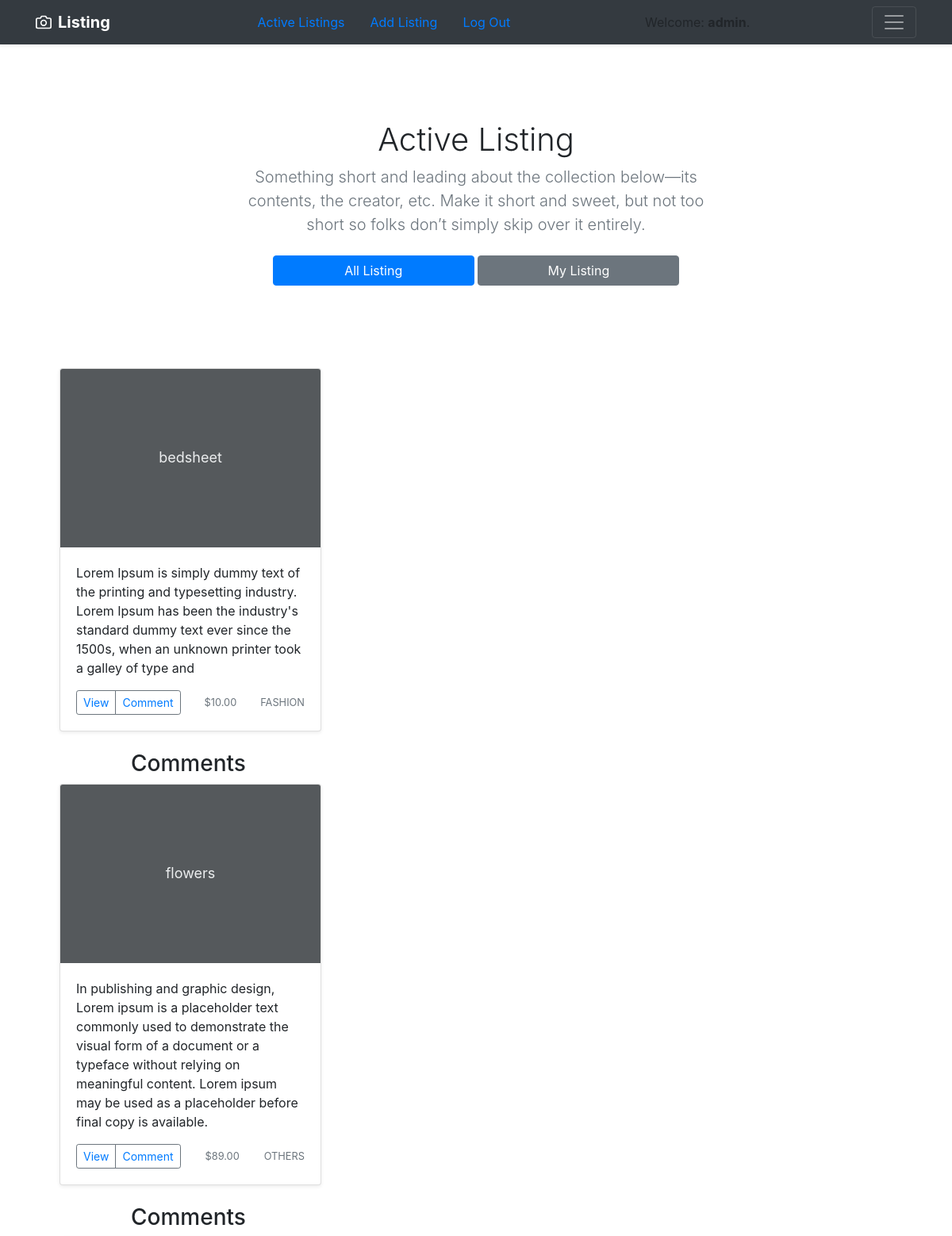
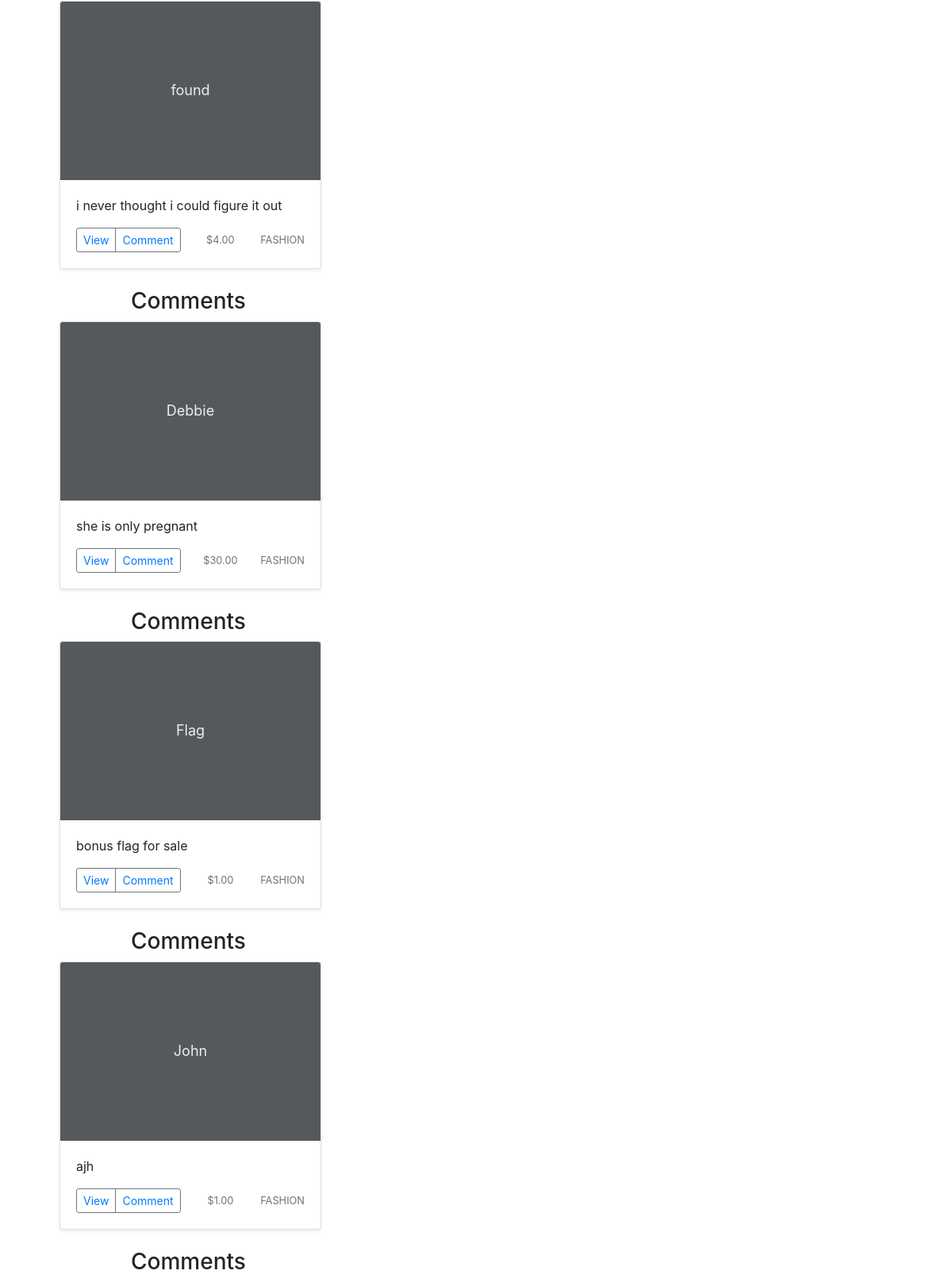
Page /auctions/ (signed in) on the committed database (2 pictures, top to bottom).
### auctions/models.py (models this page shows, shortened)
class User(AbstractUser):  # Have a default user table setup for me
    is_student = models.BooleanField(default=False)

class Listing(models.Model):
    title = models.CharField(max_length=50)  # max_length required
    startbidprice = models.DecimalField(decimal_places=2, max_digits=1000)
    description = models.TextField(blank=True, null=True)
    category = models.CharField(choices=CATEGORIES, max_length=10, default=7)
    quantity = models.IntegerField(default=1)

### auctions/views.py (the view)
# urls.py: path("", views.index, name="index"),
def index(request):
    if not request.user.is_authenticated:
        return HttpResponseRedirect(reverse("login"))
    listing = Listing.objects.all()
    comment = Comment.objects.all()
    return render(request, "auctions/index.html", {
        "listing": listing,
        "comment": comment
    })

### auctions/templates/auctions/index.html (shortened to what this page needs)
{% extends "auctions/layout.html" %}
{% block body %}
<div class="container">
  {% block main %}
  {% for item in listing %}
  <div class="container">
    <div class="col-md-4">
      <div class="card mb-4 shadow-sm">
        <svg class="bd-placeholder-img card-img-top" width="100%" height="225" xmlns="http://www.w3.org/2000/svg"
          preserveAspectRatio="xMidYMid slice" focusable="false" role="img" aria-label="Placeholder: Thumbnail">
          <title>Placeholder</title>
          <rect width="100%" height="100%" fill="#55595c" /><text x="50%" y="50%" fill="#eceeef"
            dy=".3em">{{ item.title }}</text>
        </svg>
        <div class="card-body">{{ item.description }}</p>
          <div class="d-flex justify-content-between align-items-center">
            <div class="btn-group">
              <button type="button" class="btn btn-sm btn-outline-secondary"><a class="bid-btn"
                  href="{% url 'view' item.id %}">View</a></button>
              <button type="button" class="btn btn-sm btn-outline-secondary"><a
                  href="{% url 'comment' item.id %}">Comment
                </a></button>
            </div>
            <small class="text-muted">${{ item.startbidprice }}</small>
            <small class="text-muted">{{ item.category }}</small>
          </div>
        </div>
      </div>
    </div>
  </div>
  <div class="container">
    <div class="container col-md-10">
      {% block comment %}
      <h3>Comments</h3>
      {% endblock %}
    </div>
  </div>
  {% empty %}
  No Listing
  {% endfor %}
  {% endblock %}
</div>
{% endblock %}

### auctions/templates/auctions/layout.html (shortened to what this page needs)
{% load static %}
<!DOCTYPE html>
<html lang="en">
<head>
  <link rel="stylesheet" href="https://stackpath.bootstrapcdn.com/bootstrap/4.4.1/css/bootstrap.min.css"
>
  <link href="{% static 'auctions/styles.css' %}" rel="stylesheet">
  <link rel="stylesheet" href="https://stackpath.bootstrapcdn.com/bootstrap/4.4.1/css/bootstrap.min.css"
>
  <link href="{% static 'auctions/styles.css' %}" rel="stylesheet">
<body>
  <header>
    <div class="navbar navbar-dark bg-dark shadow-sm">
      <div class="container d-flex justify-content-between">
        <a href="{% url 'index' %}" class="navbar-brand d-flex align-items-center">
          <strong>Listing</strong>
        </a>
        <ul class="nav">
          <li class="nav-item">
            <a class="nav-link" href="{% url 'index' %}">Active Listings</a>
          </li>
          {% if user.is_authenticated %}
          <li class="nav-item">
            <a class="nav-link" href="{% url 'add' %}">Add Listing</a>
          </li>
          <li class="nav-item">
            <a class="nav-link" href="{% url 'logout' %}">Log Out</a>
          </li>
          {% endif %}
        </ul>
        <div>
          {% if user.is_authenticated %}
          Welcome: <strong>{{ user.username }}</strong>.
          {% else %}
          Not signed in.
          {% endif %}
        </div>
        <button class="navbar-toggler" type="button" data-toggle="collapse" data-target="#navbarHeader"
          aria-controls="navbarHeader" aria-expanded="false" aria-label="Toggle navigation">
          <span class="navbar-toggler-icon"></span>
        </button>
      </div>
    </div>
  </header>
  <main role="main">
    <section class="jumbotron text-center">
      <div class="container">
        <h1 class="my-10">Active Listing </h1>
        <p class="lead text-muted">Something short and leading about the collection below—its contents, the creator,
          etc.
          Make it short and sweet, but not too short so folks don’t simply skip over it entirely.</p>
        <p>
          <a href="{% url 'index' %}" class="btn btn-primary my-2 col-md-5">All Listing</a>
          <a href="#" class="btn btn-secondary my-2 col-md-5">My Listing</a>
        </p>
      </div>
    </section>
  </main>
  {% block body %}{% endblock %}
</body>
</html>

### auctions/static/auctions/styles.css (style rules this page uses)
body { padding: 0px; }
.jumbotron { padding-top: 1rem; padding-bottom: 1rem; margin-bottom: 0; background-color: #fff; }
@media (min-width: 768px) { .jumbotron { padding-top: 6rem; padding-bottom: 6rem; } }
.jumbotron p:last-child { margin-bottom: 0; }
.jumbotron h1 { font-weight: 300; }
.jumbotron .container { max-width: 40rem; }
.navbar-toggler { margin-right: 0px; }
.bid-btn { border-radius: 10px; }

### auctions/templates/auctions/layout.html (style rules this page uses)
.bd-placeholder-img { font-size: 1.125rem; text-anchor: middle; -webkit-user-select: none; -moz-user-select: none; -ms-user-select: none; user-select: none; }

### rows in the picture
User: username "admin"
Listing: title "bedsheet", description "Lorem Ipsum is simply dummy text of the printing and typesetting industry. Lorem Ipsum has been the industry's standard dummy text ever since the 1500s, when an unknown printer took a galley of type and", startbidprice "10.00", category "FASHION"
Listing: title "flowers", description "In publishing and graphic design, Lorem ipsum is a placeholder text commonly used to demonstrate the visual form of a document or a typeface without relying on meaningful content. Lorem ipsum may be used as a placeholder before final copy is available.", startbidprice "89.00", category "OTHERS"
Listing: title "found", description "i never thought i could figure it out", startbidprice "4.00", category "FASHION"
Listing: title "Debbie", description "she is only pregnant", startbidprice "30.00", category "FASHION"
Listing: title "Flag", description "bonus flag for sale", startbidprice "1.00", category "FASHION"
Listing: title "John", description "ajh", startbidprice "1.00", category "FASHION"
